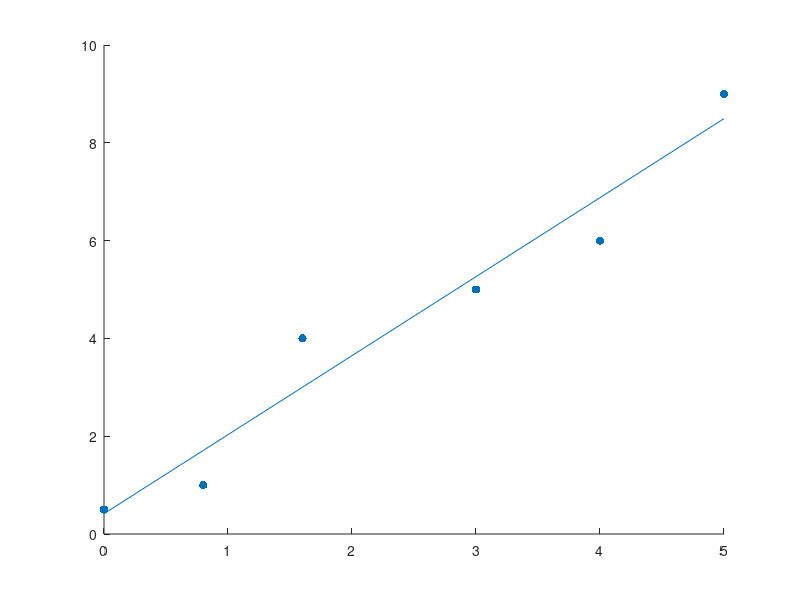

The MATLAB script that drew this image: (Note: this script raises an error after producing the figure.)
clc
clear

x = [0 1;0.8 1;1.6 1;3 1;4.0 1;5.0 1];
d = [0.5; 1; 4; 5; 6; 9];

w = randn(1,2);
w_h = w;
eta = 0.01; % learning rate
classified = false;


for epoch = 1:100
    %classified = true;
    for i = 1:length(x(:,1))
         if x(i,1:2)*w' == d(i)
         else
             %classified = false;
             e = d(i) - x(i,1:2)*w';
             w = w + eta*e*x(i,1:2);
             w_h= [w_h;w];
         end
    end
end

y = x*w';

figure
hold on 
scatter(x(:,1),d,'filled')
p = plot(x(:,1),y);
p.LineWidth  = 2;
hold off

figure
hold on 
plot(0:length(w_h)-1,w_h(:,1),'-x')
plot(0:length(w_h)-1,w_h(:,2),'-o')
legend({'w1','b'})
hold off